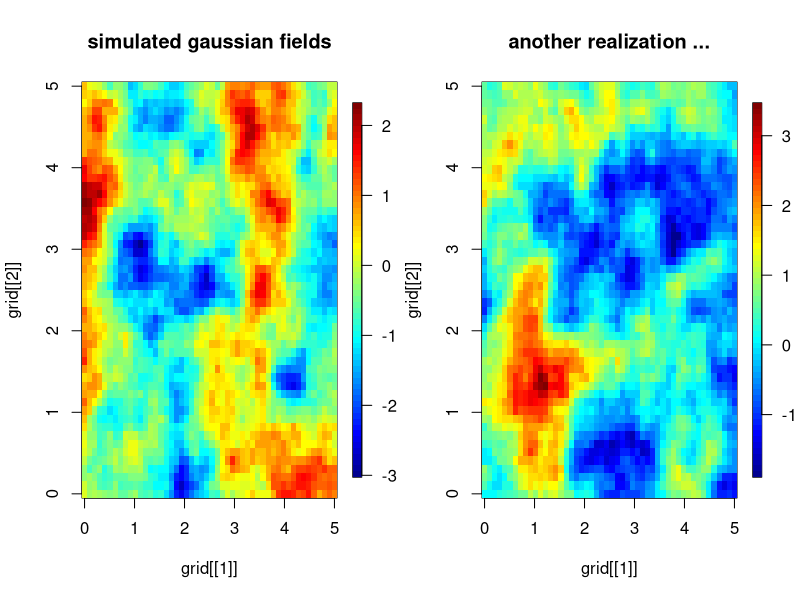
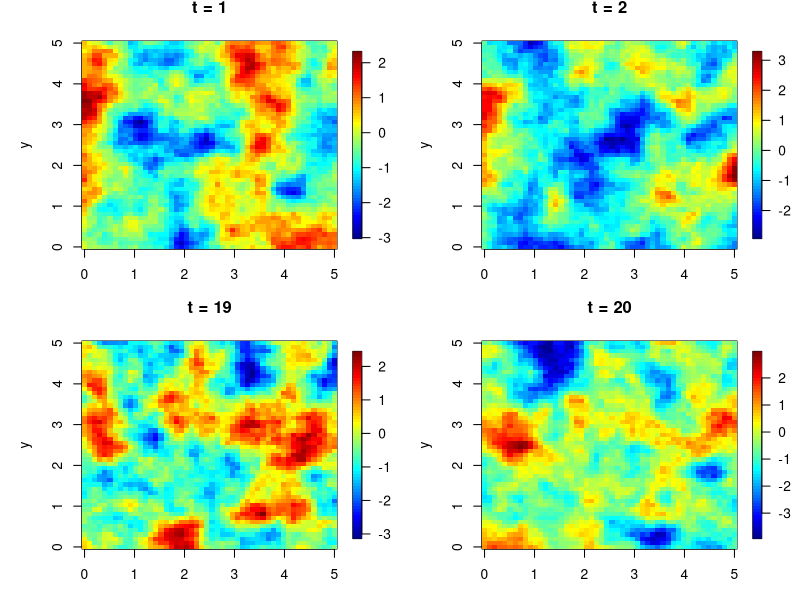

These figures' R source, in order:
library(fields)

##--- spatial only ----
nx <- 50
ny <- 50
cov_model <- "Matern"
range <- .5
smoothness <- 1
sig <- 1
grid <- list(x = seq(0, 5,
                     len = nx),
             y = seq(0, 5,
                     len = ny)) 
obj <- circulantEmbeddingSetup(grid,
                               Covariance = cov_model,
                               aRange = range,
                               smoothness = smoothness)

set.seed(223)

rf1 <- sig * circulantEmbedding(obj)

rf2 <- sig * circulantEmbedding(obj)

set.panel(1, 2)
image.plot(grid[[1]], grid[[2]], rf1)
title("simulated gaussian fields")
image.plot( grid[[1]], grid[[2]], rf2)
title("another realization ...")

##--- spatiotemporal ----

nt <- 20
## AR(1) parameter
temp_corr <- .6

rf_spt <- vector(mode = "list", length = nt)

rf_spt[[1]] <- rf1


for (i in seq_len(nt)[-1]) {
  rf_spt[[i]] <- temp_corr * rf_spt[[i - 1]] +
    sig * circulantEmbedding(obj)
}

## viz a few timepoints

set.panel(2, 2)
for (t in c(1, 2, 19, 20)) {
  image.plot(grid[[1]], grid[[2]],
             rf_spt[[t]],
             xlab = "x", ylab = "y")
  title(sprintf("t = %d", t))
}
